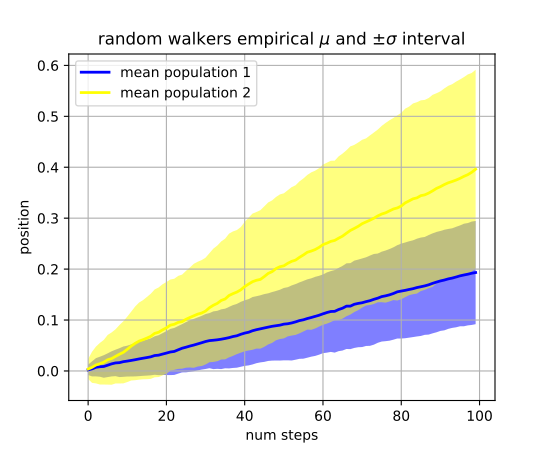

Reproduce this figure in Python.
import matplotlib.pyplot as plt
import numpy as np

Nsteps, Nwalkers = 100, 250
t = np.arange(Nsteps)

# an (Nsteps x Nwalkers) array of random walk steps
S1 = 0.002 + 0.01*np.random.randn(Nsteps, Nwalkers)
S2 = 0.004 + 0.02*np.random.randn(Nsteps, Nwalkers)

# an (Nsteps x Nwalkers) array of random walker positions
X1 = S1.cumsum(axis=0)
X2 = S2.cumsum(axis=0)


# Nsteps length arrays empirical means and standard deviations of both
# populations over time
mu1 = X1.mean(axis=1)
sigma1 = X1.std(axis=1)
mu2 = X2.mean(axis=1)
sigma2 = X2.std(axis=1)

# plot it!
fig, ax = plt.subplots(1)
ax.plot(t, mu1, lw=2, label='mean population 1', color='blue')
ax.plot(t, mu2, lw=2, label='mean population 2', color='yellow')
ax.fill_between(t, mu1+sigma1, mu1-sigma1, facecolor='blue', alpha=0.5)
ax.fill_between(t, mu2+sigma2, mu2-sigma2, facecolor='yellow', alpha=0.5)
ax.set_title('random walkers empirical $\mu$ and $\pm \sigma$ interval')
ax.legend(loc='upper left')
ax.set_xlabel('num steps')
ax.set_ylabel('position')
ax.grid()
